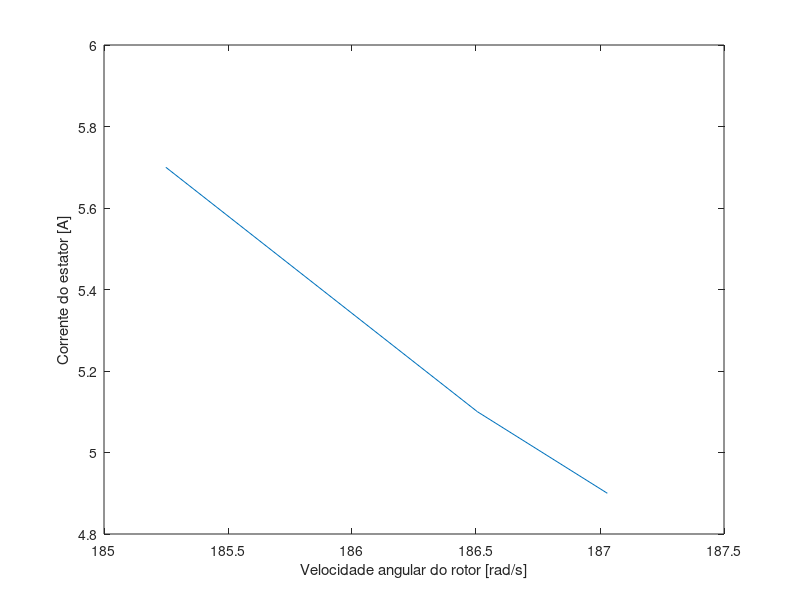
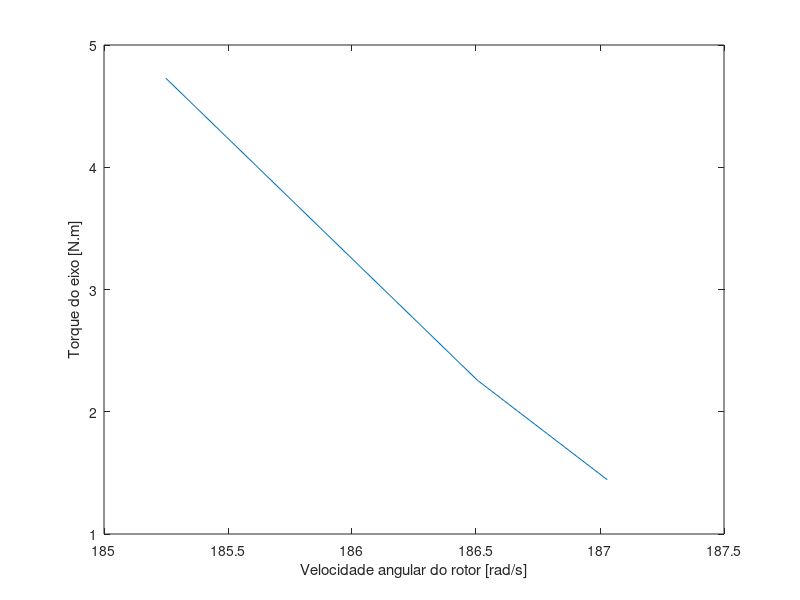
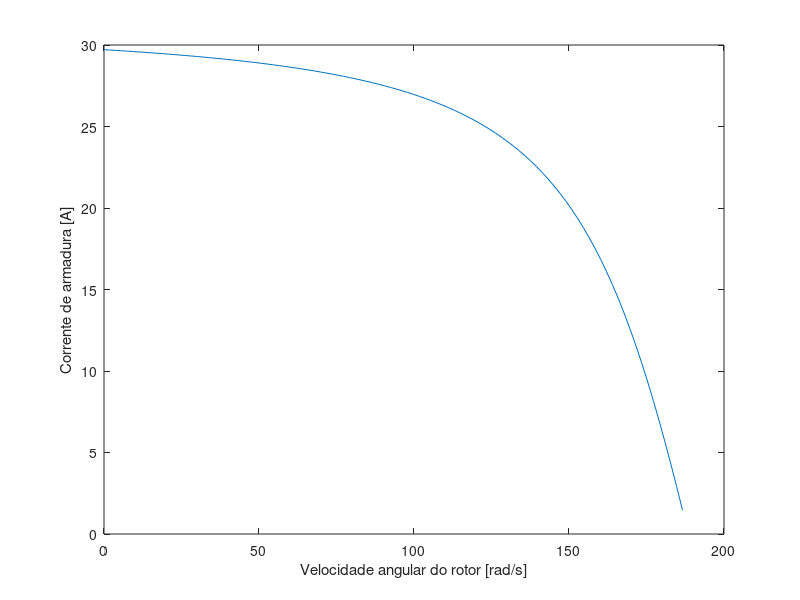
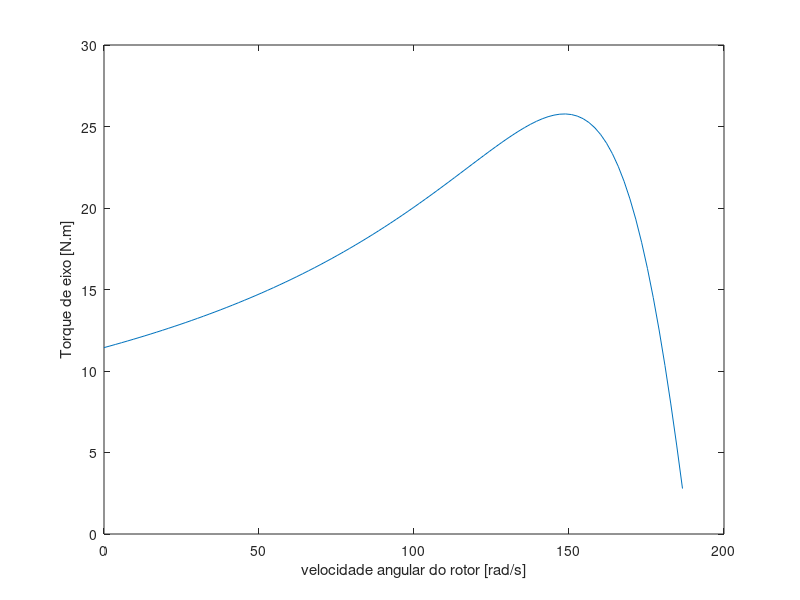

MATLAB code to generate these figures, in order:
clear
clc
close all
%Plot da curva de corrente no estator versus velocidade do rotor
I = [4.9 5.1 5.7];
n = [1786 1781 1769];
w = (n*pi)/30;

figure(1)
plot(w,I)
xlabel('Velocidade angular do rotor [rad/s]');
ylabel('Corrente do estator [A]');

%Plot da curva do torque de eixo versus velocidade do rotor
P = [600 751 1206];
P_eixo = P - 330;
T_mec = P./w;
T_eixo = P_eixo./w;
figure(2)
plot(w,T_eixo)
xlabel('Velocidade angular do rotor [rad/s]');
ylabel('Torque do eixo [N.m]');

%Determinação dos parâmetros com base nos ensaios
%Dados a vazio
Vfnl = 224.6/sqrt(3);
Inl = 4.7;
Pnl = 330;
%Dados com rotor bloqueado
Vfbl = 65.6/sqrt(3);
Ibl = 9;
%Pbl = 662;
Pbl = 380;

X1 = (sqrt((Vfbl/Ibl)^2 - (Pbl/(3*Ibl^2))^2))/2;
X2_linha = X1;
Xm = sqrt((Vfnl/Inl)^2 - (Pnl/(3*Inl^2))^2) - X1;
R1 = 0.75; %medido
R2_linha = Pbl/(3*Ibl^2) - R1;

%Determinação dos equivalentes de Thevenin
V1 = 225/sqrt(3);
Vth = Xm/(sqrt(R1^2+(X1+Xm)^2)) * V1;
Rth = (Xm^2)*R1/(R1^2+ (Xm + X1)^2);
Xth = Xm*(Xm*X1+X1^2+R1^2)/(R1^2+(Xm+X1)^2);
Zth = (i*Xm*(R1+i*X1))/(i*Xm + R1+i*X1);


%Curva de corrente de armadura versus velocidade de rotação
ws = 1800*pi/30;
s = 1:-0.01:0.01;
w_eixo = ws-s*ws;
for k = 1:100
  %Z = sqrt((Rth+R2_linha/s(k))^2 + (Xth + X2_linha)^2);
  Z = abs(Zth + R2_linha/s(k) + i*X2_linha);
  Ia(k) = Vth/Z;
end
figure(3)
plot(w_eixo,Ia)
xlabel('Velocidade angular do rotor [rad/s]');
ylabel('Corrente de armadura [A]');

%Curva teórica de conjugado versus velocidade de rotação
for k = 1:100
  T(k) = (3/((1800*pi/30)*s(k)))*(R2_linha*Vth^2)/((Rth + R2_linha/s(k))^2 + (Xth+X2_linha)^2);
end
figure(4)
plot(w_eixo,T);
xlabel('velocidade angular do rotor [rad/s]')
ylabel('Torque de eixo [N.m]')

%Plot da curva de I(w) obtida e teórica
figure(5)
plot(w_eixo,Ia)
hold on
plot(w,I)
xlabel('Velocidade angular do rotor [rad/s]');
ylabel('Corrente de armadura [A]');

figure(6)
plot(w_eixo,T)
hold on
plot(w,T_mec)
xlabel('velocidade angular do rotor [rad/s]')
ylabel('Torque de eixo [N.m]')
